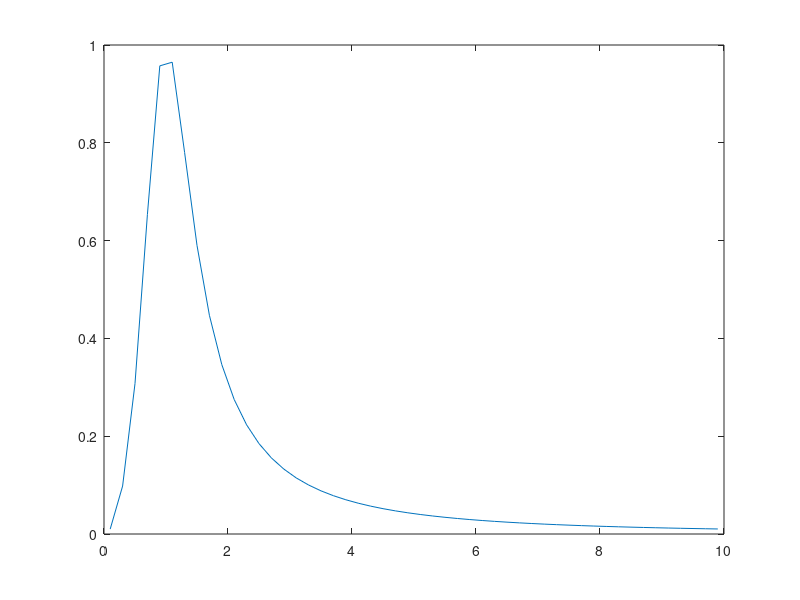

Source code (MATLAB):
#RLC voltage across R

clear
clf

R=1;
L=1;
C=1;

H=@(w) 1./(1+R*C./L.*(j.*w*L+1./(j.*w*C)));

axis ("nolabel","off")

w=0.1:0.2:10;

plot(w,H(w));
